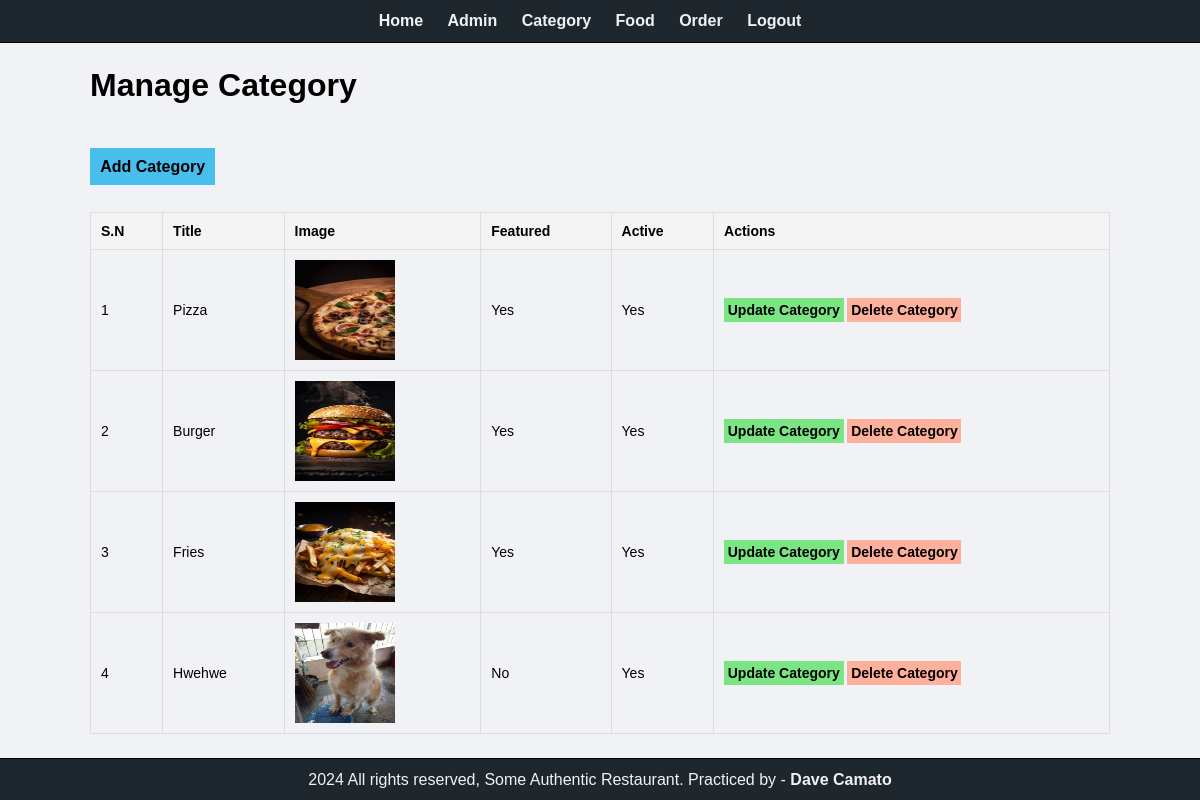
The app's page /admin/manage-category.php (signed in) with its own data.
### tables this page shows
CREATE TABLE `tbl_category` (
  `id` int(10) UNSIGNED NOT NULL,
  `title` varchar(100) NOT NULL,
  `image_name` varchar(255) NOT NULL,
  `featured` varchar(10) NOT NULL,
  `active` varchar(10) NOT NULL
);

### admin/manage-category.php (the view, shortened to what this page needs)
<?php include ('partials/menu.php'); ?>
        <div class = "main-content">
            <div class = "wrapper">
                <h1>Manage Category</h1>
                <br /> <br />
                <br>
                <a href = "<?php echo SITEURL; ?>admin/add-category.php" class = "btn-primary">Add Category</a>
                    <br /> <br /> <br />
                    <table class = "tbl-full">
                        <tr>
                            <th>S.N</th>
                            <th>Title</th>
                            <th>Image</th>
                            <th>Featured</th>
                            <th>Active</th>
                            <th>Actions</th>
                        </tr>
                        <?php
                            $sql = "SELECT * FROM tbl_category";
                            $res = mysqli_query($conn, $sql);
                            $count = mysqli_num_rows($res);
                            $sn=1;
                            if($count > 0)
                            {
                                while($row = mysqli_fetch_assoc($res))
                                {
                                    $id = $row['id'];
                                    $title = $row['title'];
                                    $image_name = $row['image_name'];
                                    $featured = $row['featured'];
                                    $active = $row['active'];
                                    ?>
                                    <tr>
                                        <td><?php echo $sn++; ?> </td>
                                        <td><?php echo $title; ?> </td>
                                        <td>
                                            <?php
                                                if($image_name != "")
                                                {
                                                    ?>
                                                    <img src="<?php echo SITEURL; ?>images/category/<?php echo $image_name; ?>" height = "100px" width = "100px" >
                                                    <?php
                                                }
                                                else
                                                {
                                                    echo "<div class = 'error'>Image not Added.</div>";
                                                }
                                            ?>
                                        </td>
                                        <td><?php echo $featured; ?> </td>
                                        <td><?php echo $active; ?> </td>
                                        <td>
                                            <a href = "<?php echo SITEURL; ?>admin/update-category.php?id=<?php echo $id; ?>" class = "btn-secondary">Update Category</a>
                                            <a href = "<?php echo SITEURL; ?>admin/delete-category.php?id=<?php echo $id; ?>&image_name=<?php echo $image_name; ?>" class = "btn-danger">Delete Category</a>
                                        </td>
                                    </tr>
                                    <?php
                                }
                            }
                            else
                            {
                                ?>
                                <tr>
                                    <td colspan = "6"><div class="error">No Category Added.</div></td>
                                </tr>
                                <?php
                            }
                        ?>
                    </table>
            </div>
        </div>
<?php include ('partials/footer.php'); ?>

### admin/partials/menu.php (shortened to what this page needs)
<html>
    <head>
            <link rel="stylesheet" href="../css/admin.css">
    </head>
    <body>
        <div class = "menu">
            <div class = "wrapper">
                <ul>
                    <li><a href = "index.php">Home</a></li>
                    <li><a href = "manage-admin.php">Admin</a></li>
                    <li><a href = "manage-category.php">Category</a></li>
                    <li><a href = "manage-food.php">Food</a></li>
                    <li><a href = "manage-order.php">Order</a></li>
                    <li><a href = "logout.php">Logout</a></li>
                </ul>
            </div>
        </div>

### admin/partials/footer.php
        <div class = "footer">
            <div class = "wrapper">
                <p class= "footer-center">2024 All rights reserved, Some Authentic Restaurant. Practiced by - <a href = "#" class = "deb"> Dave Camato </a></p>
            </div>
        </div>
    </body>
</html>

### css/admin.css (style rules this page uses)
* { margin: 0; padding: 0; font-family:Arial, Helvetica, sans-serif; }
.wrapper { padding: 1%; width: 85%; margin: 0 auto; }
.tbl-full { width: 100%; border-collapse: collapse; }
.tbl-full th, .tbl-full td { border: 1px solid #ddd; padding: 10px; text-align: left; }
.tbl-full th { background-color: #f4f4f4; font-size: 14px; }
.tbl-full td { font-size: 14px; }
table tr th { border-bottom: 1px solid black; padding: 1%; text-align: left; }
table tr td { padding: 1%; }
.btn-primary { background-color:#47beec; padding: 1%; text-decoration: none; font-weight: bold; color: black; }
.btn-secondary { background-color:#7AE582; padding: 1%; text-decoration: none; font-weight: bold; color: black; }
.btn-danger { background-color:#ffb09c; padding: 1%; text-decoration: none; font-weight: bold; color: black; }
.menu { text-align: center; background-color:#1e272e; border-bottom: 1px solid black; }
.menu ul { list-style-type: none; padding: 0; margin: 0; }
.menu ul li { display: inline-block; margin-right: 20px; position: relative; }
.menu ul li a { text-decoration: none; font-weight: bold; color: #f1f2f6; transition: color 0.3s ease-in-out; position: relative; }
.menu ul li a::after { content: ''; position: absolute; left: 0; bottom: -2px; width: 0; height: 2px; background-color: white; transition: width 0.3s ease-in-out; }
.main-content { background-color: #f1f2f6; padding: 1% 0; }
.footer { background-color: #1e272e; color: #f1f2f6; border-top: 1px solid black; }
.footer-center { text-align: center; }
.deb { text-decoration: none; font-weight: bold; color: #f1f2f6; position: relative; transition: color 0.3s ease-in-out; }
.deb::after { content: ''; position: absolute; left: 0; bottom: -2px; width: 0; height: 2px; background-color: rgb(204, 149, 81); transition: width 0.3s ease-in-out; }

### records on screen
tbl_category: title "Pizza", image_name (picture), featured "Yes", active "Yes"
tbl_category: title "Burger", image_name (picture), featured "Yes", active "Yes"
tbl_category: title "Fries", image_name (picture), featured "Yes", active "Yes"
tbl_category: title "Hwehwe", image_name (picture), featured "No", active "Yes"
